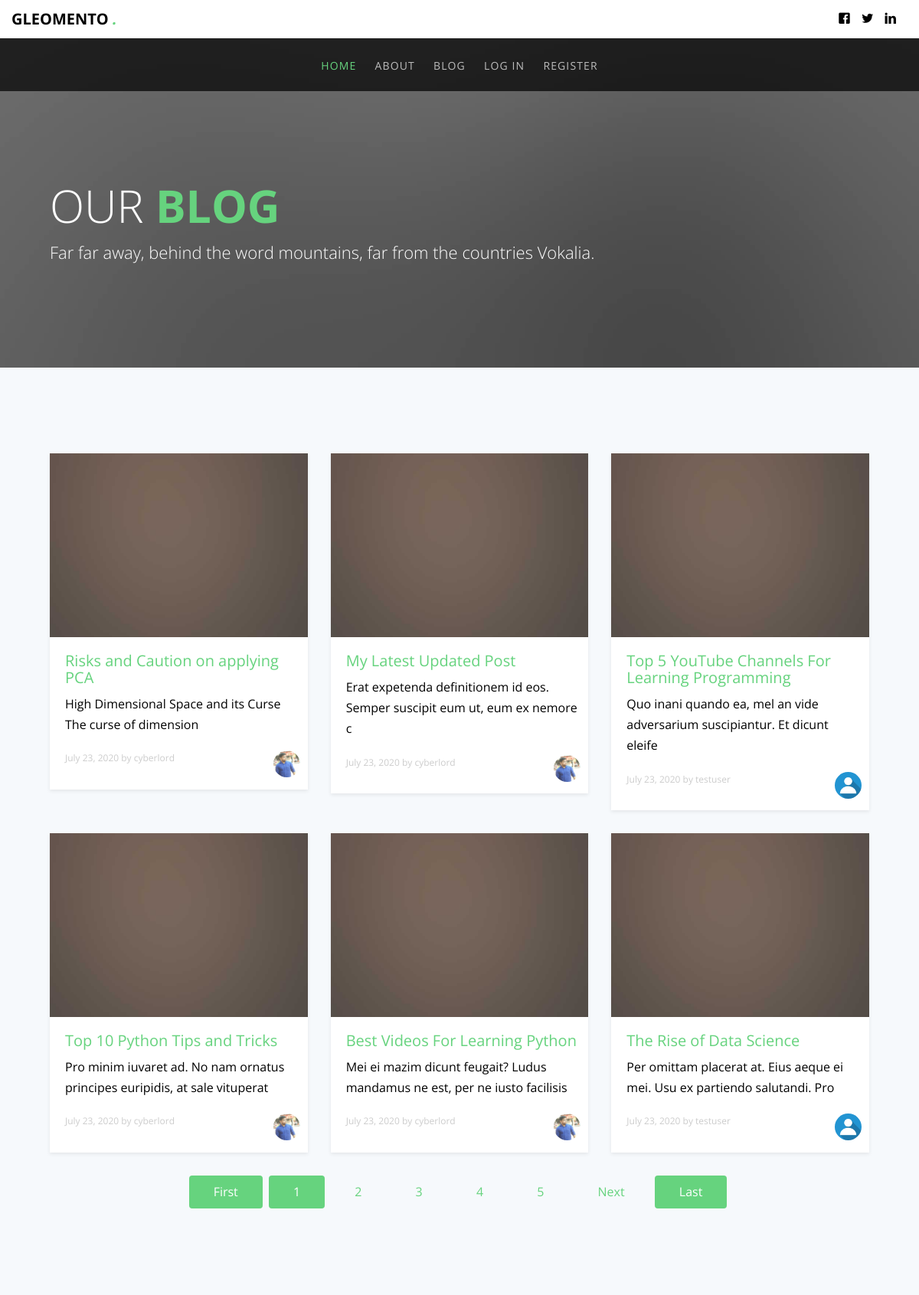
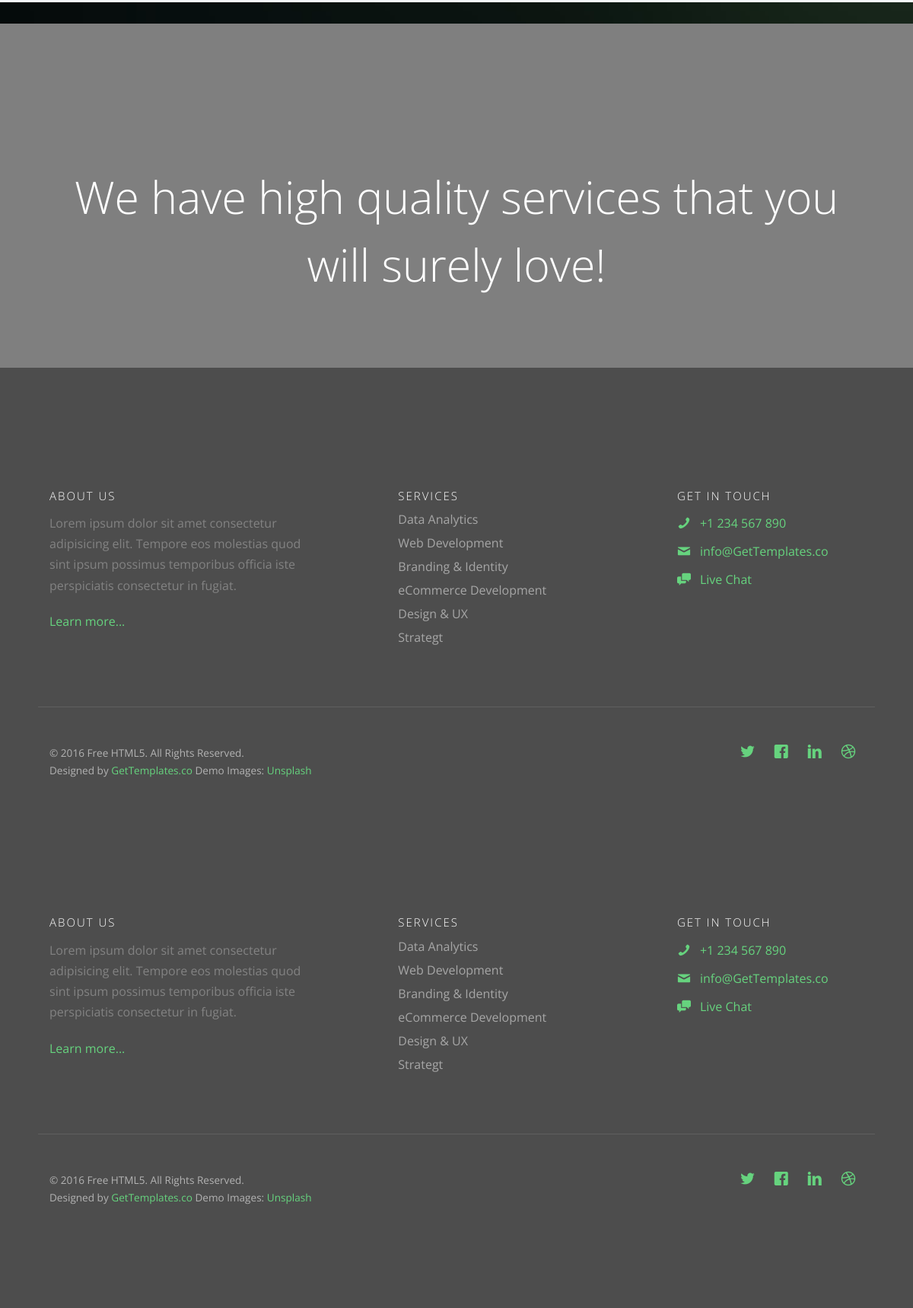
Screenshot of /blog/ (upper part) with the database file from the repository (2 pictures, top to bottom).
### blog/models.py (models this page shows, shortened)
class Post(models.Model):
    title = models.CharField(max_length=100)
    content = models.TextField()
    summary = models.CharField(max_length=100)
    date_posted = models.DateTimeField(default=timezone.now)
    author = models.ForeignKey(User, on_delete=models.CASCADE)

### users/models.py (models this page shows, shortened)
class Profile(models.Model):
    user = models.OneToOneField(User, on_delete=models.CASCADE)
    profile_image = models.ImageField(default='default_dp.png', upload_to='profile_pics')
    bg_image = models.ImageField(default='default_bg.jpg', upload_to='background_pics')

### blog/views.py (the view)
# urls.py: path('blog/', PostListView.as_view(), name='gleo-blog'),
class PostListView(ListView):
    model = Post
    template_name = 'blog/blog.html'
    context_object_name = 'posts'
    ordering = ['-date_posted']
    paginate_by = 6

### blog/templates/blog/blog.html (shortened to what this page needs)
{% extends 'blog/base.html' %}
{% load static %}
{% block content %}
<header id="gtco-header" class="gtco-cover gtco-cover-sm" role="banner" style="background-image: url({% static 'blog/images/img_bg_4.jpg' %})" data-stellar-background-ratio="0.5">
		<div class="overlay"></div>
		<div class="gtco-container">
			<div class="row row-mt-15em">
				<div class="col-md-7 mt-text text-left animate-box" data-animate-effect="fadeInUp">
					<h1>Our <strong>Blog</strong></h1>
					<h2>Far far away, behind the word mountains, far from the countries Vokalia.</h2>
				</div>
			</div>
		</div>
	</header>
	<div class="gtco-section gtco-gray-bg">
		<div class="gtco-container">
			<div class="row">
				{% for post in posts %}
				<div class="col-lg-4 col-md-4 col-sm-6">
					<a href="{% url 'post-detail' post.id %}" class="gtco-card-item">
						<figure>
							<img src="{% static 'blog/images/img_1.jpg' %}" alt="Image" class="img-responsive">
						</figure>
						<div class="gtco-text text-left">
								<h2>{{ post.title }}</h2>
								<p>{{ post.summary }}</p>
								<p class="gtco-category">{{ post.date_posted|date:"F d, Y" }} by {{ post.author }}
								<img class="rounded-circle"
								style ="border-radius: 20px!important; height: 35px!important; width: 35px!important; float: right;"
								 src="{{ post.author.profile.profile_image.url}}">
								</p>
						</div>
					</a>
				</div>
				{% endfor %}
				<div style="text-align:center;">
				{% if is_paginated %}
				<a class="btn btn-info md-4" style="background-color:#66d37e; border-color:#66d37e;" href="?page=1">First</a>
					{% for num in page_obj.paginator.page_range %}
						{% if page_obj.number == num %}
							<a class="btn btn-info md-4" style="background-color:#66d37e; border-color:#66d37e;" href="?page={{ num }}">{{ num }}</a>
						{% else %}
							<a class="btn btn-outline-info md-4" href="?page={{ num }}">{{ num }}</a>
						{% endif %}
					{% endfor %}
					{% if page_obj.has_next %}
						<a class="btn btn-outline-info md-4" href="?page={{ page_obj.next_page_number }}">Next</a>
					{% endif %}
						<a class="btn btn-info md-4" style="background-color:#66d37e; border-color:#66d37e;" href="?page={{ page_obj.paginator.num_pages }}">Last</a>
				{% endif %}
				</div>
			</div>
		</div>
	</div>
	<div class="gtco-cover gtco-cover-sm" style="background-image: url({% static 'blog/images/img_bg_1.jpg' %})"  data-stellar-background-ratio="0.5">
		<div class="overlay"></div>
		<div class="gtco-container text-center">
			<div class="display-t">
				<div class="display-tc">
					<h1>We have high quality services that you will surely love!</h1>
				</div>
			</div>
		</div>
	</div>
	<footer id="gtco-footer" role="contentinfo">
		<div class="gtco-container">
			<div class="row row-p	b-md">
				<div class="col-md-4">
					<div class="gtco-widget">
						<h3>About Us</h3>
						<p>Lorem ipsum dolor sit amet consectetur adipisicing elit. Tempore eos molestias quod sint ipsum possimus temporibus officia iste perspiciatis consectetur in fugiat.</p>
						<p><a href="#">Learn more...</a></p>
					</div>
				</div>
				<div class="col-md-4 col-md-push-1">
					<div class="gtco-widget">
						<h3>Services</h3>
						<ul class="gtco-footer-links">
							<li><a href="#">Data Analytics</a></li>
							<li><a href="#">Web Development</a></li>
							<li><a href="#">Branding &amp; Identity</a></li>
							<li><a href="#">eCommerce Development</a></li>
							<li><a href="#">Design &amp; UX</a></li>
							<li><a href="#">Strategt</a></li>
						</ul>
					</div>
				</div>
				<div class="col-md-3 col-md-push-1">
					<div class="gtco-widget">
						<h3>Get In Touch</h3>
						<ul class="gtco-quick-contact">
							<li><a href="#"><i class="icon-phone"></i> +1 234 567 890</a></li>
							<li><a href="#"><i class="icon-mail2"></i> info@GetTemplates.co</a></li>
							<li><a href="#"><i class="icon-chat"></i> Live Chat</a></li>
						</ul>
					</div>
				</div>
			</div>
			<div class="row copyright">
				<div class="col-md-12">
					<p class="pull-left">
						<small class="block">&copy; 2016 Free HTML5. All Rights Reserved.</small>
						<small class="block">Designed by <a href="http://GetTemplates.co/" target="_blank">GetTemplates.co</a> Demo Images: <a href="http://unsplash.com/" target="_blank">Unsplash</a></small>
					</p>
					<p class="pull-right">
						<ul class="gtco-social-icons pull-right">
							<li><a href="#"><i class="icon-twitter"></i></a></li>
							<li><a href="#"><i class="icon-facebook"></i></a></li>
							<li><a href="#"><i class="icon-linkedin"></i></a></li>
							<li><a href="#"><i class="icon-dribbble"></i></a></li>
						</ul>
					</p>
				</div>
			</div>
		</div>
{% endblock content %}

### blog/static/blog/css/icomoon.css (style rules this page uses)
[class^="icon-"], [class*=" icon-"] { font-family: 'icomoon' !important; speak: none; font-style: normal; font-weight: normal; font-variant: normal; text-transform: none; line-height: 1; -webkit-font-smoothing: antialiased; -moz-osx-font-smoothing: grayscale; }
.icon-chat:before { content: "\e97c"; }
.icon-mail2:before { content: "\e9da"; }
.icon-phone:before { content: "\e9f4"; }
.icon-dribbble:before { content: "\ea65"; }
.icon-facebook:before { content: "\ea67"; }
.icon-linkedin:before { content: "\ea73"; }
.icon-twitter:before { content: "\ea7c"; }

### blog/templates/blog/blog.html (style rules this page uses)
.gtco-cover.gtco-cover-sm { height: 480px!important; }
.row-mt-15em { margin-top: 7em; }

### rows the page displays
Post: title "Risks and Caution on applying PCA", summary "High Dimensional Space and its Curse The curse of dimension", date_posted "July 23, 2020", author "cyberlord", author.profile.profile_image (picture)
Post: title "My Latest Updated Post", summary "Erat expetenda definitionem id eos. Semper suscipit eum ut, eum ex nemore c", date_posted "July 23, 2020", author "cyberlord", author.profile.profile_image (picture)
Post: title "Top 5 YouTube Channels For Learning Programming", summary "Quo inani quando ea, mel an vide adversarium suscipiantur. Et dicunt eleife", date_posted "July 23, 2020", author "testuser", author.profile.profile_image (placeholder picture)
Post: title "Top 10 Python Tips and Tricks", summary "Pro minim iuvaret ad. No nam ornatus principes euripidis, at sale vituperat", date_posted "July 23, 2020", author "cyberlord", author.profile.profile_image (picture)
Post: title "Best Videos For Learning Python", summary "Mei ei mazim dicunt feugait? Ludus mandamus ne est, per ne iusto facilisis", date_posted "July 23, 2020", author "cyberlord", author.profile.profile_image (picture)
Post: title "The Rise of Data Science", summary "Per omittam placerat at. Eius aeque ei mei. Usu ex partiendo salutandi. Pro", date_posted "July 23, 2020", author "testuser", author.profile.profile_image (placeholder picture)

### other values shown
{{ num }} "1"
{{ num }} "2" "3" "4" "5"
